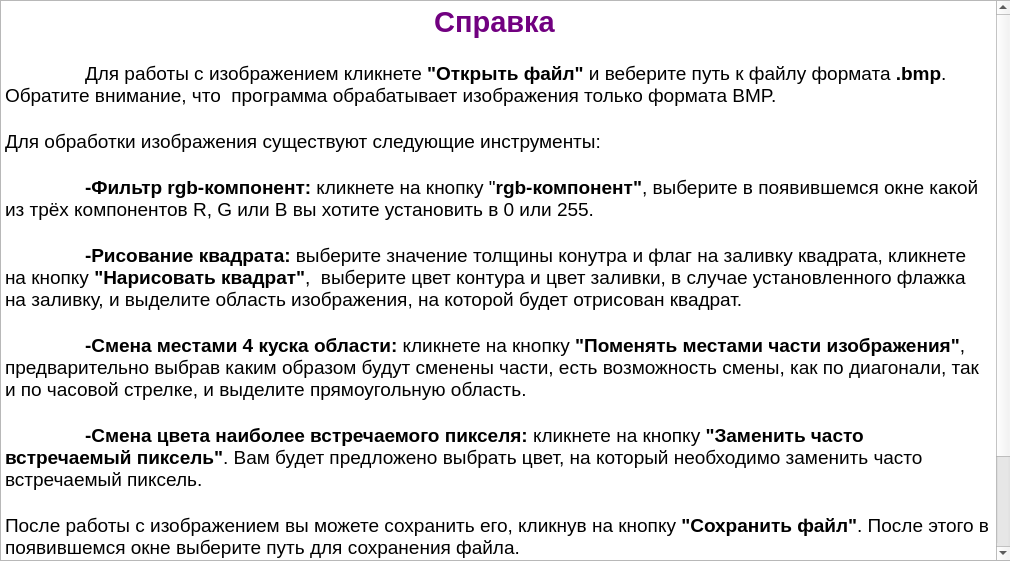
<?xml version="1.0" encoding="UTF-8"?>
<ui version="4.0">
 <class>reference</class>
 <widget class="QDialog" name="reference">
  <property name="geometry">
   <rect>
    <x>0</x>
    <y>0</y>
    <width>1010</width>
    <height>561</height>
   </rect>
  </property>
  <property name="windowTitle">
   <string>Справка</string>
  </property>
  <widget class="QTextBrowser" name="textBrowser">
   <property name="geometry">
    <rect>
     <x>0</x>
     <y>0</y>
     <width>1011</width>
     <height>561</height>
    </rect>
   </property>
   <property name="html">
    <string>&lt;!DOCTYPE HTML PUBLIC &quot;-//W3C//DTD HTML 4.0//EN&quot; &quot;http://www.w3.org/TR/REC-html40/strict.dtd&quot;&gt;
&lt;html&gt;&lt;head&gt;&lt;meta name=&quot;qrichtext&quot; content=&quot;1&quot; /&gt;&lt;style type=&quot;text/css&quot;&gt;
p, li { white-space: pre-wrap; }
&lt;/style&gt;&lt;/head&gt;&lt;body style=&quot; font-family:'Ubuntu'; font-size:11pt; font-weight:400; font-style:normal;&quot;&gt;
&lt;p align=&quot;center&quot; style=&quot; margin-top:0px; margin-bottom:0px; margin-left:0px; margin-right:0px; -qt-block-indent:0; text-indent:0px;&quot;&gt;&lt;span style=&quot; font-size:22pt; font-weight:600; color:#710080;&quot;&gt;Справка &lt;/span&gt;&lt;/p&gt;
&lt;p style=&quot;-qt-paragraph-type:empty; margin-top:0px; margin-bottom:0px; margin-left:0px; margin-right:0px; -qt-block-indent:0; text-indent:0px; font-size:14pt;&quot;&gt;&lt;br /&gt;&lt;/p&gt;
&lt;p style=&quot; margin-top:0px; margin-bottom:0px; margin-left:0px; margin-right:0px; -qt-block-indent:0; text-indent:0px;&quot;&gt;&lt;span style=&quot; font-size:14pt;&quot;&gt;	Для работы с изображением кликнете &lt;/span&gt;&lt;span style=&quot; font-size:14pt; font-weight:600;&quot;&gt;&amp;quot;Открыть файл&amp;quot; &lt;/span&gt;&lt;span style=&quot; font-size:14pt;&quot;&gt;и веберите путь к файлу формата &lt;/span&gt;&lt;span style=&quot; font-size:14pt; font-weight:600;&quot;&gt;.bmp&lt;/span&gt;&lt;span style=&quot; font-size:14pt;&quot;&gt;. Обратите внимание, что  программа обрабатывает изображения только формата BMP.&lt;/span&gt;&lt;/p&gt;
&lt;p style=&quot;-qt-paragraph-type:empty; margin-top:0px; margin-bottom:0px; margin-left:0px; margin-right:0px; -qt-block-indent:0; text-indent:0px; font-size:14pt;&quot;&gt;&lt;br /&gt;&lt;/p&gt;
&lt;p style=&quot; margin-top:0px; margin-bottom:0px; margin-left:0px; margin-right:0px; -qt-block-indent:0; text-indent:0px;&quot;&gt;&lt;span style=&quot; font-size:14pt;&quot;&gt;Для обработки изображения существуют следующие инструменты:&lt;/span&gt;&lt;/p&gt;
&lt;p style=&quot;-qt-paragraph-type:empty; margin-top:0px; margin-bottom:0px; margin-left:0px; margin-right:0px; -qt-block-indent:0; text-indent:0px; font-size:14pt;&quot;&gt;&lt;br /&gt;&lt;/p&gt;
&lt;p style=&quot; margin-top:0px; margin-bottom:0px; margin-left:0px; margin-right:0px; -qt-block-indent:0; text-indent:0px;&quot;&gt;&lt;span style=&quot; font-size:14pt; font-weight:600;&quot;&gt;	-Фильтр rgb-компонент: &lt;/span&gt;&lt;span style=&quot; font-size:14pt;&quot;&gt;кликнете на кнопку &amp;quot;&lt;/span&gt;&lt;span style=&quot; font-size:14pt; font-weight:600;&quot;&gt;rgb-компонент&amp;quot;&lt;/span&gt;&lt;span style=&quot; font-size:14pt;&quot;&gt;, выберите в появившемся окне какой из трёх компонентов R, G или B вы хотите установить в 0 или 255.&lt;/span&gt;&lt;/p&gt;
&lt;p style=&quot;-qt-paragraph-type:empty; margin-top:0px; margin-bottom:0px; margin-left:0px; margin-right:0px; -qt-block-indent:0; text-indent:0px; font-size:14pt;&quot;&gt;&lt;br /&gt;&lt;/p&gt;
&lt;p style=&quot; margin-top:0px; margin-bottom:0px; margin-left:0px; margin-right:0px; -qt-block-indent:0; text-indent:0px;&quot;&gt;&lt;span style=&quot; font-size:14pt; font-weight:600;&quot;&gt;	-Рисование квадрата: &lt;/span&gt;&lt;span style=&quot; font-size:14pt;&quot;&gt;выберите значение толщины конутра и флаг на заливку квадрата, кликнете на кнопку &lt;/span&gt;&lt;span style=&quot; font-size:14pt; font-weight:600;&quot;&gt;&amp;quot;Нарисовать квадрат&amp;quot;&lt;/span&gt;&lt;span style=&quot; font-size:14pt;&quot;&gt;,  выберите цвет контура и цвет заливки, в случае установленного флажка на заливку, и выделите область изображения, на которой будет отрисован квадрат.&lt;/span&gt;&lt;span style=&quot; font-size:14pt; font-weight:600;&quot;&gt; &lt;/span&gt;&lt;/p&gt;
&lt;p style=&quot;-qt-paragraph-type:empty; margin-top:0px; margin-bottom:0px; margin-left:0px; margin-right:0px; -qt-block-indent:0; text-indent:0px; font-size:14pt; font-weight:600;&quot;&gt;&lt;br /&gt;&lt;/p&gt;
&lt;p style=&quot; margin-top:0px; margin-bottom:0px; margin-left:0px; margin-right:0px; -qt-block-indent:0; text-indent:0px;&quot;&gt;&lt;span style=&quot; font-size:14pt; font-weight:600;&quot;&gt;	-Смена местами 4 куска области: &lt;/span&gt;&lt;span style=&quot; font-size:14pt;&quot;&gt;кликнете на кнопку &lt;/span&gt;&lt;span style=&quot; font-size:14pt; font-weight:600;&quot;&gt;&amp;quot;Поменять местами части изображения&amp;quot;&lt;/span&gt;&lt;span style=&quot; font-size:14pt;&quot;&gt;, предварительно выбрав каким образом будут сменены части, есть возможность смены, как по диагонали, так и по часовой стрелке, и выделите прямоугольную область.&lt;/span&gt;&lt;/p&gt;
&lt;p style=&quot;-qt-paragraph-type:empty; margin-top:0px; margin-bottom:0px; margin-left:0px; margin-right:0px; -qt-block-indent:0; text-indent:0px; font-size:14pt;&quot;&gt;&lt;br /&gt;&lt;/p&gt;
&lt;p style=&quot; margin-top:0px; margin-bottom:0px; margin-left:0px; margin-right:0px; -qt-block-indent:0; text-indent:0px;&quot;&gt;&lt;span style=&quot; font-size:14pt; font-weight:600;&quot;&gt;	-Смена цвета наиболее встречаемого пикселя: &lt;/span&gt;&lt;span style=&quot; font-size:14pt;&quot;&gt;кликнете на кнопку &lt;/span&gt;&lt;span style=&quot; font-size:14pt; font-weight:600;&quot;&gt;&amp;quot;Заменить часто встречаемый пиксель&amp;quot;&lt;/span&gt;&lt;span style=&quot; font-size:14pt;&quot;&gt;. Вам будет предложено выбрать цвет, на который необходимо заменить часто встречаемый пиксель.&lt;/span&gt;&lt;/p&gt;
&lt;p style=&quot;-qt-paragraph-type:empty; margin-top:0px; margin-bottom:0px; margin-left:0px; margin-right:0px; -qt-block-indent:0; text-indent:0px; font-size:14pt;&quot;&gt;&lt;br /&gt;&lt;/p&gt;
&lt;p style=&quot; margin-top:0px; margin-bottom:0px; margin-left:0px; margin-right:0px; -qt-block-indent:0; text-indent:0px;&quot;&gt;&lt;span style=&quot; font-size:14pt;&quot;&gt;После работы с изображением вы можете сохранить его, кликнув на кнопку &lt;/span&gt;&lt;span style=&quot; font-size:14pt; font-weight:600;&quot;&gt;&amp;quot;Сохранить файл&amp;quot;&lt;/span&gt;&lt;span style=&quot; font-size:14pt;&quot;&gt;. После этого в появившемся окне выберите путь для сохранения файла.&lt;/span&gt;&lt;/p&gt;
&lt;p style=&quot;-qt-paragraph-type:empty; margin-top:0px; margin-bottom:0px; margin-left:0px; margin-right:0px; -qt-block-indent:0; text-indent:0px; font-size:14pt;&quot;&gt;&lt;br /&gt;&lt;/p&gt;
&lt;p style=&quot; margin-top:0px; margin-bottom:0px; margin-left:0px; margin-right:0px; -qt-block-indent:0; text-indent:0px;&quot;&gt;&lt;span style=&quot; font-size:14pt;&quot;&gt;Также вы можете посмотреть подробную информацию об изображении во вкладке &lt;/span&gt;&lt;span style=&quot; font-size:14pt; font-weight:600;&quot;&gt;&amp;quot;Информация об изображении&amp;quot;&lt;/span&gt;&lt;span style=&quot; font-size:14pt;&quot;&gt;.&lt;/span&gt;&lt;/p&gt;
&lt;p style=&quot;-qt-paragraph-type:empty; margin-top:0px; margin-bottom:0px; margin-left:0px; margin-right:0px; -qt-block-indent:0; text-indent:0px; font-size:14pt;&quot;&gt;&lt;br /&gt;&lt;/p&gt;
&lt;p align=&quot;right&quot; style=&quot; margin-top:0px; margin-bottom:0px; margin-left:0px; margin-right:0px; -qt-block-indent:0; text-indent:0px;&quot;&gt;&lt;span style=&quot; font-size:12pt; font-style:italic;&quot;&gt;Автор программы: Бородкин Юрий Владимирович&lt;/span&gt;&lt;/p&gt;&lt;/body&gt;&lt;/html&gt;</string>
   </property>
  </widget>
 </widget>
 <resources/>
 <connections/>
</ui>
